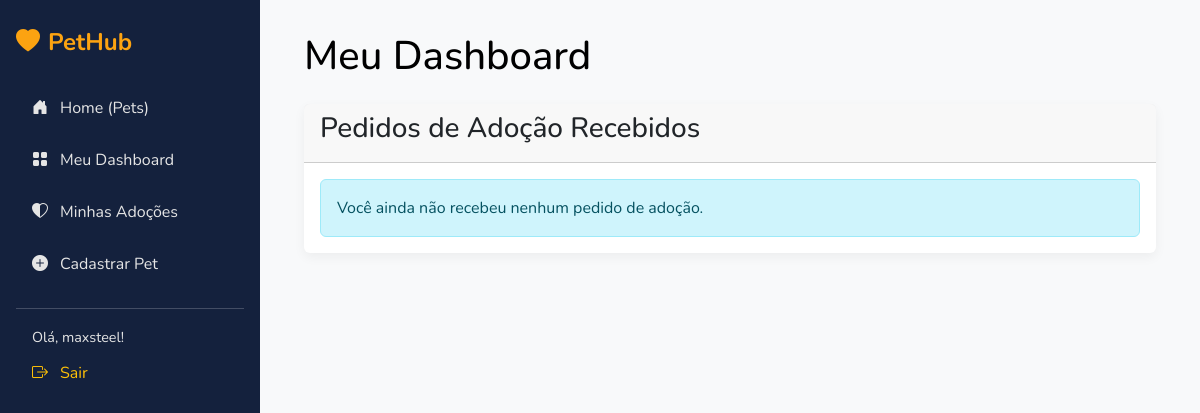
The app's page /usuarios/dashboard/ (signed in), older data.
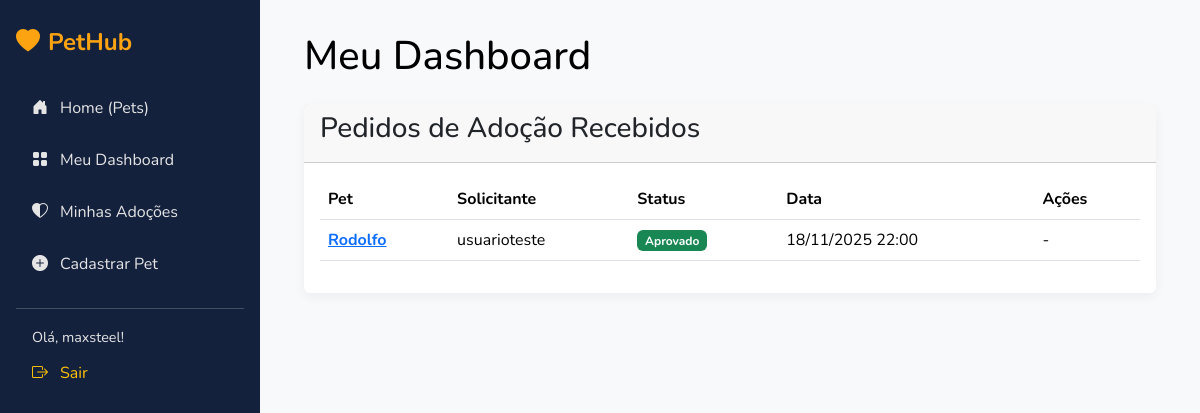
The same page, newer data.
### pets/models.py (models this page shows, shortened)
class AdoptionRequest(models.Model):
    STATUS_PEDIDO_CHOICES = (
        ('pendente', 'Pendente'),
        ('aprovado', 'Aprovado'),
        ('recusado', 'Recusado'),
    )
    solicitante = models.ForeignKey(
        User,
        on_delete=models.CASCADE,
        related_name='pedidos_feitos'
    )
    pet = models.ForeignKey(
        Pet,
        on_delete=models.CASCADE,
        related_name='pedidos'
    )
    status = models.CharField(
        max_length=20,
        choices=STATUS_PEDIDO_CHOICES,
        default='pendente'
    )
    data_solicitacao = models.DateTimeField(auto_now_add=True)

class Pet(models.Model):
    STATUS_CHOICES = (
        ('disponivel', 'Disponível'),
        ('adotado', 'Adotado'),
    )
    ESPECIE_CHOICES = (
        ('cao', 'Cão'),
        ('gato', 'Gato'),
    )
    dono = models.ForeignKey(User, on_delete=models.CASCADE, related_name='pets')
    nome = models.CharField(max_length=100)
    especie = models.CharField(max_length=10, choices=ESPECIE_CHOICES) # <-- MODIFICADO AQUI
    raca = models.CharField(max_length=50, blank=True, null=True)
    idade = models.PositiveIntegerField()
    descricao = models.TextField(max_length=500)
    foto = models.ImageField(upload_to='pets_fotos/')
    status_adocao = models.CharField(
        max_length=20,
        choices=STATUS_CHOICES,
        default='disponivel'
    )

### usuarios/views.py (the view)
# urls.py: path('dashboard/', views.dashboard_view, name='dashboard'),
@login_required
def dashboard_view(request):
    pedidos_recebidos = AdoptionRequest.objects.filter(
        pet__dono=request.user
    ).order_by('-data_solicitacao')
    context = {
        'pedidos': pedidos_recebidos
    }
    return render(request, 'usuarios/dashboard.html', context)

### templates/usuarios/dashboard.html (shortened to what this page needs)
{% extends 'base.html' %}
{% block content %}
    <h1 class="mb-4">Meu Dashboard</h1>
    <div class="card">
        <div class="card-header">
            <h3>Pedidos de Adoção Recebidos</h3>
        </div>
        <div class="card-body">
            {% if pedidos %}
                <div class="table-responsive">
                    <table class="table table-hover align-middle">
                        <thead>
                            <tr>
                                <th>Pet</th>
                                <th>Solicitante</th>
                                <th>Status</th>
                                <th>Data</th>
                                <th>Ações</th>
                            </tr>
                        </thead>
                        <tbody>
                            {% for pedido in pedidos %}
                                <tr>
                                    <td>
                                        <a href="{% url 'pet-detail' pedido.pet.pk %}"><strong>{{ pedido.pet.nome }}</strong></a>
                                    </td>
                                    <td>{{ pedido.solicitante.username }}</td>
                                    <td>
                                        {% if pedido.status == 'pendente' %}
                                            <span class="badge bg-warning text-dark">{{ pedido.get_status_display }}</span>
                                        {% elif pedido.status == 'aprovado' %}
                                            <span class="badge bg-success">{{ pedido.get_status_display }}</span>
                                        {% else %}
                                            <span class="badge bg-danger">{{ pedido.get_status_display }}</span>
                                        {% endif %}
                                    </td>
                                    <td>{{ pedido.data_solicitacao|date:"d/m/Y H:i" }}</td>
                                    <td>
                                        {% if pedido.status == 'pendente' %}
                                            <form method="post" action="{% url 'request-approve' pedido.pk %}" style="display: inline;">
                                                {% csrf_token %}
                                                <button type="submit" class="btn btn-sm btn-primary">Aprovar</button>
                                            </form>
                                            <form method="post" action="{% url 'request-decline' pedido.pk %}" style="display: inline;">
                                                {% csrf_token %}
                                                <button type="submit" class="btn btn-sm btn-danger">Recusar</button>
                                            </form>
                                        {% else %}
                                            -
                                        {% endif %}
                                    </td>
                                </tr>
                            {% endfor %}
                        </tbody>
                    </table>
                </div>
            {% else %}
                <div class="alert alert-info mb-0">
                    Você ainda não recebeu nenhum pedido de adoção.
                </div>
            {% endif %}
        </div>
    </div>
{% endblock %}

### templates/base.html (shortened to what this page needs)
{% load static %}
<!DOCTYPE html>
<html lang="pt-br">
<head>
    <link href="https://cdn.jsdelivr.net/npm/bootstrap@5.3.3/dist/css/bootstrap.min.css" rel="stylesheet">
    <link href="https://cdn.jsdelivr.net/npm/bootstrap-icons@1.11.3/font/bootstrap-icons.min.css" rel="stylesheet">
    <link rel="stylesheet" href="{% static 'css/style.css' %}">
</head>
<body>
    <aside class="sidebar" id="sidebar">
        <div class="sidebar-header">
            <a href="{% url 'pet-list' %}" class="sidebar-logo">
                <i class="bi bi-heart-fill"></i> PetHub
            </a>
        </div>
        <nav class="sidebar-nav">
            <ul class="nav flex-column">
                <li class="nav-item">
                    <a class="nav-link" href="{% url 'pet-list' %}">
                        <i class="bi bi-house-door-fill"></i> Home (Pets)
                    </a>
                </li>
                {% if user.is_authenticated %}
                <li class="nav-item">
                    <a class="nav-link" href="{% url 'dashboard' %}">
                        <i class="bi bi-grid-fill"></i> Meu Dashboard
                    </a>
                </li>
                <li class="nav-item">
                    <a class="nav-link" href="{% url 'my-adoptions' %}">
                        <i class="bi bi-heart-half"></i> Minhas Adoções
                    </a>
                </li>
                <li class="nav-item">
                    <a class="nav-link" href="{% url 'pet-create' %}">
                        <i class="bi bi-plus-circle-fill"></i> Cadastrar Pet
                    </a>
                </li>
                <li class="nav-item-divider"></li>
                <li class="nav-item">
                    <span class="nav-link-text">Olá, {{ user.username }}!</span>
                </li>
                <li class="nav-item">
                    <form method="post" action="{% url 'logout' %}" style="margin: 0;">
                        <button type="submit" class="nav-link logout-link btn-link-style">
                            <i class="bi bi-box-arrow-right"></i> Sair
                        </button>
                    </form>
                </li>
                {% endif %}
            </ul>
        </nav>
    </aside>
    <main class="main-content" id="main-content">
        <div class="container-fluid">
            {% block content %}
            {% endblock %}
        </div>
    </main>
</body>
</html>

### static/css/style.css (style rules this page uses)
:root { --cor-primaria: #14213d; --cor-destaque: #fca311; --cor-neutra-clara: #e5e5e5; --cor-branco: #ffffff; --cor-preto: #000000; }
body { font-family: 'Nunito', sans-serif; background-color: #f8f9fa; color: var(--cor-preto); }
.sidebar { position: fixed; top: 0; left: 0; width: 260px; height: 100vh; background-color: var(--cor-primaria); color: var(--cor-branco); padding: 1.5rem 1rem; transition: all 0.3s ease; z-index: 1000; }
.main-content { margin-left: 260px; padding: 2rem; transition: all 0.3s ease; }
.sidebar-logo { font-size: 1.5rem; font-weight: 700; color: var(--cor-destaque); text-decoration: none; display: flex; align-items: center; gap: 0.5rem; margin-bottom: 1.5rem; }
.sidebar-nav .nav-link { color: var(--cor-neutra-clara); font-size: 1rem; padding: 0.75rem 1rem; border-radius: 0.25rem; margin-bottom: 0.25rem; display: flex; align-items: center; gap: 0.75rem; }
.sidebar-nav .nav-link-text { color: var(--cor-neutra-clara); padding: 0.75rem 1rem; font-size: 0.9rem; }
.sidebar-nav .nav-item-divider { height: 1px; background-color: rgba(255, 255, 255, 0.2); margin: 1rem 0; }
.sidebar-nav .logout-link { color: #ffc107; }
.btn-link-style { background: none; border: none; padding: 0; cursor: pointer; width: 100%; text-align: left; color: #ffc107; }
.btn-link-style.nav-link { display: flex; align-items: center; gap: 0.75rem; }
.card { border: none; box-shadow: 0 4px 12px rgba(0, 0, 0, 0.05); }

Row changes from the older to the newer data that the page shows:
added AdoptionRequest: pet.nome "Rodolfo", solicitante.username "usuarioteste", status "Aprovado", data_solicitacao "18/11/2025 22:00"
Text that changed along with them:
text no longer shown: "Você ainda não recebeu nenhum pedido de adoção."
text now shown: "Pet Solicitante Status Data Ações"
